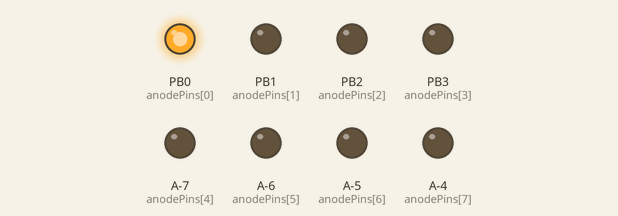
Simulated run of this sketch. Board: ATtiny85, built for the host (arithmetic inside an expression is 32-bit, double 64-bit). On the bench: output pins drawn as LEDs (lit = HIGH).

Above: at 0.1 s.
Timing chart, 0 to 1.6 s (numbered marks = the images above):
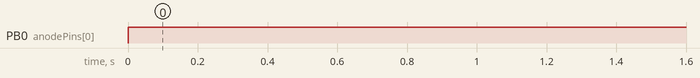

The sketch:

Anode_v04.ino
```cpp
// ATTiny84 8x8 Matrix - ANODE Rows

// v2 - Adding *SPI SLAVE* to listen for signal to switch row
// v3 - Unable to get slave SPI and I2C, now just using PA7 pin to trigger the row change
//      That sorta work, but too slow
// v4 - Using Pin Change Interrupt, works great. Still has shadowing.

#ifndef cbi
#define cbi(sfr, bit) (_SFR_BYTE(sfr) &= ~_BV(bit))
#endif
#ifndef sbi
#define sbi(sfr, bit) (_SFR_BYTE(sfr) |= _BV(bit))
#endif

//=== Row Variables ==
int anodePins[8] = {0, 1, 2, 3, 7, 8, 9, 10};
const int ON = HIGH;
const int OFF = LOW;
const int rowSyncPin = 6; // PA6 (ATTiny84 pin 7) Blue
int rowIncrementPin = 5; // PA5 (ATTiny84 pin 8) White
volatile int r = 0;
int prevR = 7;

void setup() {
  pinMode(rowSyncPin, INPUT);
  pinMode(rowIncrementPin, INPUT);

  sbi(GIMSK, PCIE0); // Turn on Pin Change interrupt
  sbi(PCMSK0, PCINT5); // Which pins are affected by the interrupt
  sbi(PCMSK0, PCINT6); // Which pins are affected by the interrupt

  //-- Row pins init --
  for (int i = 0; i < 8; i++)
  {
    pinMode(anodePins[i], OUTPUT);
    digitalWrite(anodePins[i], OFF);
  }
}

ISR(PCINT0_vect) {
  if (PINA & B01000000) {
    r = 0; }
  else if (PINA & B00100000)
    r++;
}

void loop() {
  //  if (bit_is_set(PORTA, PINA5))
  //    digitalWrite(anodePins[1], OFF);
  //  else
  //    digitalWrite(anodePins[1], ON);

  if (r != prevR)
  {
    digitalWrite(anodePins[prevR], OFF);
    digitalWrite(anodePins[r], ON);
    prevR = r;
  }
}
```

Measured:
- by itself, PB0 (anodePins[0]): LOW → HIGH at 0.00 s
